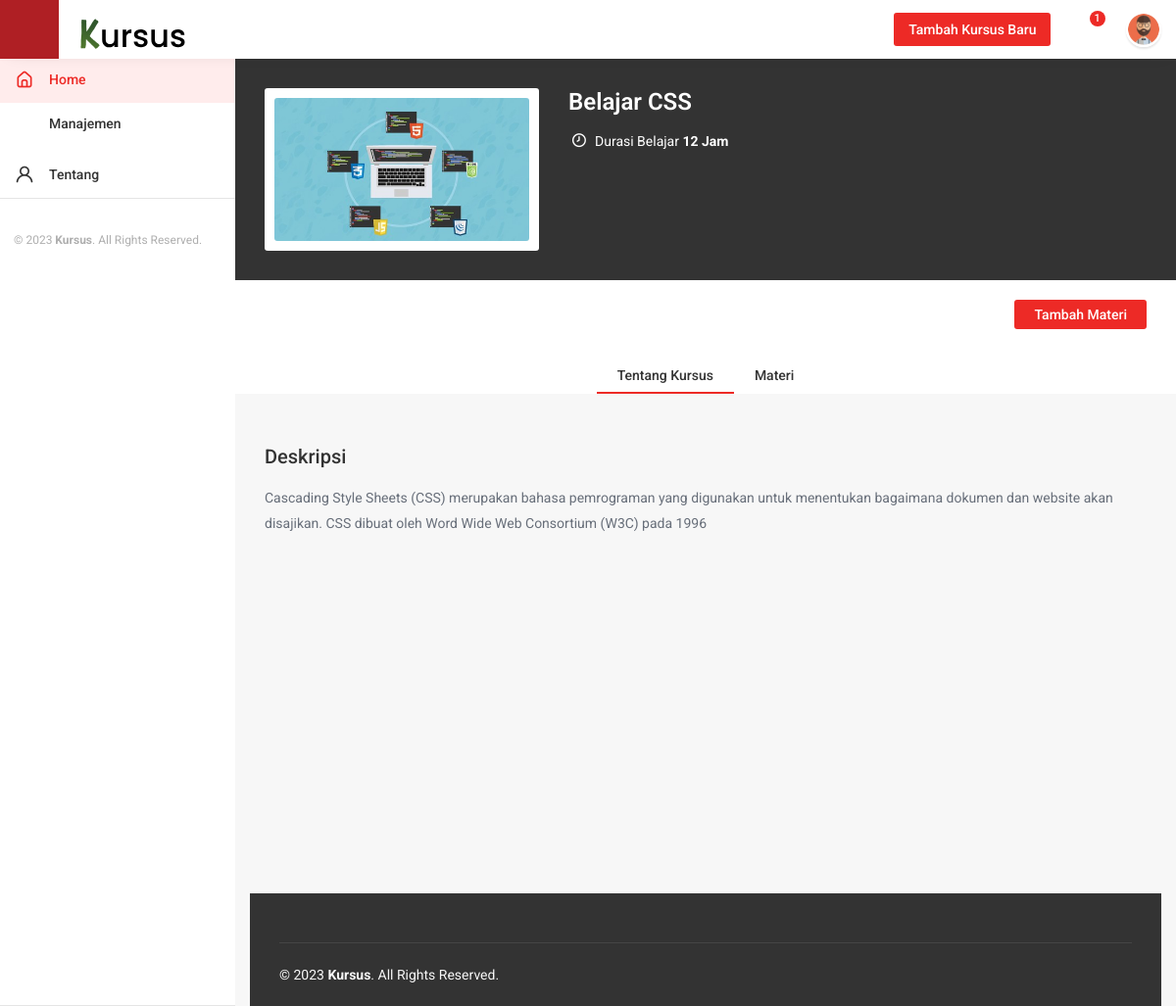
/detail_kursus.php?course_id=7773 (signed in), run on the app's committed database.
### tables this page shows
CREATE TABLE `courses` (
  `course_id` int(11) NOT NULL,
  `title` varchar(255) DEFAULT NULL,
  `short_description` varchar(255) DEFAULT NULL,
  `full_description` varchar(255) DEFAULT NULL,
  `duration` int(11) DEFAULT NULL,
  `image_url` varchar(255) DEFAULT NULL
);

### model.php (called while the page is built, shortened)
<?php
require("koneksi.php");
function getData($tabel)
{
    global $koneksi;
    $result = mysqli_query($koneksi, "SELECT * FROM $tabel");
    $rows = [];
    while ($row = mysqli_fetch_assoc($result)) {
        $rows[] = $row;
    }
    return $rows;
}

### detail_kursus.php (the view, shortened to what this page needs)
<?php
require("model.php");
$course_id = !empty($_GET['course_id']) ? $_GET['course_id'] : '';
?>
<!DOCTYPE html>
<html lang="en">
<head>
	<link href='vendor/unicons-2.0.1/css/unicons.css' rel='stylesheet'>
	<link href="css/vertical-responsive-menu.min.css" rel="stylesheet">
	<link href="css/style.css" rel="stylesheet">
	<link href="css/responsive.css" rel="stylesheet">
	<link href="css/night-mode.css" rel="stylesheet">
	<link href="vendor/fontawesome-free/css/all.min.css" rel="stylesheet">
	<link href="vendor/OwlCarousel/assets/owl.carousel.css" rel="stylesheet">
	<link href="vendor/OwlCarousel/assets/owl.theme.default.min.css" rel="stylesheet">
	<link href="vendor/bootstrap/css/bootstrap.min.css" rel="stylesheet">
	<link rel="stylesheet" type="text/css" href="vendor/semantic/semantic.min.css">
</head>
<body>
	<?php include("header.php"); ?>
	<?php include("sidebar.php"); ?>
	<?php $kursus = getData("courses WHERE course_id = $course_id")[0]; ?>
	<div class="wrapper _bg4586">
		<div class="_215b01">
			<div class="container-fluid">
				<div class="row">
					<div class="col-lg-12">
						<div class="section3125">
							<div class="row justify-content-center">
								<div class="col-xl-4 col-lg-5 col-md-6">
									<div class="preview_video">
										<a class="fcrse_img" data-toggle="modal" data-target="#videoModal">
											<img src="images/courses/img-2.jpg" alt="">
										</a>
									</div>
								</div>
								<div class="col-xl-8 col-lg-7 col-md-6">
									<div class="_215b03">
										<h2><?= $kursus["title"] ?></h2>
									</div>
									<div class="_215b06">
										<div class="_215b07">
											<span><i class='uil-clock-eight'></i></span>
											Durasi Belajar
											<strong><?= $kursus["duration"] ?> Jam</strong>
										</div>
									</div>
								</div>
							</div>
						</div>
					</div>
				</div>
			</div>
		</div>
		<div class="_215b15 _byt1458">
			<div class="container-fluid">
				<div class="row">
					<div class="col-lg-12">
						<div class="user_dt5">
							<div class="user_dt_right">
								<button class="subscribe-btn" data-toggle="modal" data-target="#exampleModal-03" fdprocessedid="lmb1tq">Tambah Materi</button>
							</div>
						</div>
						<div class="course_tabs">
							<nav>
								<div class="nav nav-tabs tab_crse justify-content-center" id="nav-tab" role="tablist">
									<a class="nav-item nav-link active" id="nav-about-tab" data-toggle="tab" href="#nav-about" role="tab" aria-selected="true">Tentang Kursus</a>
									<a class="nav-item nav-link" id="nav-courses-tab" data-toggle="tab" href="#nav-courses" role="tab" aria-selected="false">Materi</a>
								</div>
							</nav>
						</div>
					</div>
				</div>
			</div>
		</div>
		<div class="_215b17">
			<div class="container-fluid">
				<div class="row">
					<div class="col-lg-12">
						<div class="course_tab_content">
							<div class="tab-content" id="nav-tabContent">
								<div class="tab-pane fade show active" id="nav-about" role="tabpanel">
									<div class="_htg451">
										<div class="_htg452 mt-35">
											<h3>Deskripsi</h3>
											<p><?= $kursus["full_description"] ?></p>
										</div>
									</div>
							</div>
						</div>
					</div>
				</div>
				<?php include("footer.php"); ?>
			</div>
</body>
</html>

### header.php (shortened to what this page needs)
<header class="header clearfix">
    <button id="collapse_menu" class="collapse_menu">
        <i class="uil uil-bars collapse_menu--icon "></i>
        <span class="collapse_menu--label"></span>
    </button>
    <div class="main_logo" id="logo">
        <a href="index.php"><img src="images/logo.svg" alt=""></a>
    </div>
    <div class="header_right">
        <ul>
            <?php
            $role = $_SESSION['role'];
            if ($role == 'admin') {
            ?>
                <li>
                    <a href="tambahKursus.php" class="upload_btn" title="Create New Course">Tambah Kursus Baru</a>
                </li>
            <?php
            }
            ?>
            <li class="ui dropdown">
                <a href="#" class="option_links" title="Notifications"><i class='uil uil-bell'></i><span class="noti_count">1</span></a>
            </li>
            <li class="ui dropdown">
                <a href="#" class="opts_account" title="Account">
                    <img src="images/hd_dp.jpg" alt="">
                </a>
            </li>
        </ul>
    </div>
</header>

### sidebar.php (shortened to what this page needs)
<nav class="vertical_nav">
    <div class="left_section menu_left" id="js-menu">
        <div class="left_section">
            <ul>
                <li class="menu--item">
                    <a href="index.php" class="menu--link active" title="Home">
                        <i class='uil uil-home-alt menu--icon'></i>
                        <span class="menu--label">Home</span>
                    </a>
                </li>
				<li class="menu--item  menu--item__has_sub_menu">
					<label class="menu--link" title="Pages">
					  <i class='uil uil-file menu--icon'></i>
					  <span class="menu--label">Manajemen</span>
					</label>
				</li>
                   <li class="menu--item">
                    <a href="index-2.html" class="menu--link" title="Home">
                        <i class='uil uil-user menu--icon'></i>
                        <span class="menu--label">Tentang</span>
                    </a>
                </li>
            </ul>
        </div>
        <div class="left_footer">
            <div class="left_footer_content">
                <p>© 2023 <strong>Kursus</strong>. All Rights Reserved.</p>
            </div>
        </div>
    </div>
</nav>

### footer.php (shortened to what this page needs)
<footer class="footer mt-30">
			<div class="container">
					<div class="col-lg-12">
						<div class="footer_bottm">
							<div class="row">
								<div class="col-md-6">
									<ul class="fotb_left">
										<li>
											<p>© 2023 <strong>Kursus</strong>. All Rights Reserved.</p>
										</li>
									</ul>
								</div>
							</div>
						</div>
					</div>
				</div>
			</div>

### css/responsive.css (style rules this page uses)
@media (min-width: 1200px) { .container { max-width: 1200px !important; } }
@media (min-width: 1200px) { .container-fluid { padding-right: 30px !important; padding-left: 30px !important; } }

### data on the page
courses: title "Belajar CSS", duration "12", full_description "Cascading Style Sheets (CSS) merupakan bahasa pemrograman yang digunakan untuk menentukan bagaimana dokumen dan website akan disajikan. CSS dibuat oleh Word Wide Web Consortium (W3C) pada 1996"
